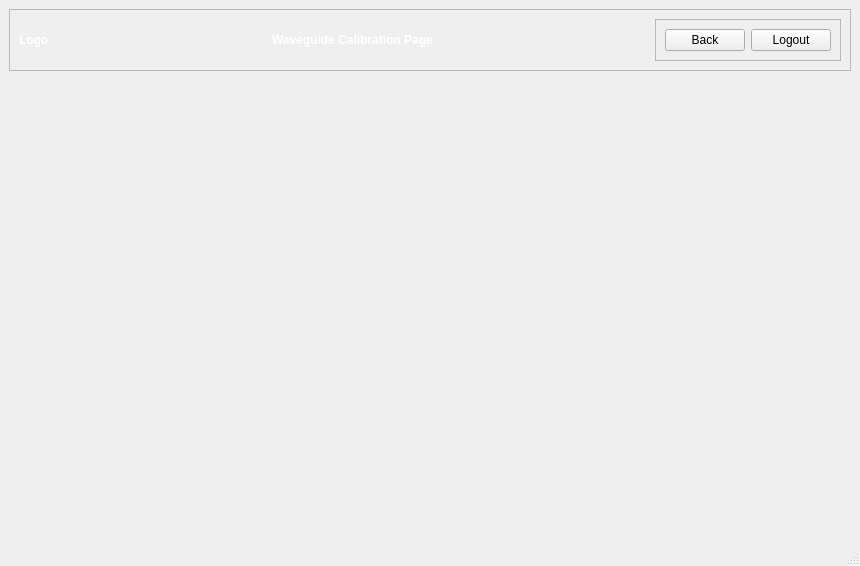
<?xml version="1.0" encoding="UTF-8"?>
<ui version="4.0">
 <class>MainWindow</class>
 <widget class="QMainWindow" name="MainWindow">
  <property name="geometry">
   <rect>
    <x>0</x>
    <y>0</y>
    <width>860</width>
    <height>566</height>
   </rect>
  </property>
  <property name="windowTitle">
   <string>MainWindow</string>
  </property>
  <property name="styleSheet">
   <string notr="true">QLabel {
    color: white;
	font-weight: bold;
}</string>
  </property>
  <widget class="QWidget" name="centralwidget">
   <layout class="QVBoxLayout" name="verticalLayout">
    <item>
     <widget class="QFrame" name="frame">
      <property name="frameShape">
       <enum>QFrame::StyledPanel</enum>
      </property>
      <property name="frameShadow">
       <enum>QFrame::Raised</enum>
      </property>
      <layout class="QHBoxLayout" name="horizontalLayout_2">
       <item>
        <widget class="QLabel" name="XymaLogoLabel">
         <property name="text">
          <string>Logo</string>
         </property>
        </widget>
       </item>
       <item>
        <spacer name="horizontalSpacer">
         <property name="orientation">
          <enum>Qt::Horizontal</enum>
         </property>
         <property name="sizeHint" stdset="0">
          <size>
           <width>202</width>
           <height>20</height>
          </size>
         </property>
        </spacer>
       </item>
       <item>
        <widget class="QLabel" name="label">
         <property name="text">
          <string>Waveguide Calibration Page</string>
         </property>
        </widget>
       </item>
       <item>
        <spacer name="horizontalSpacer_2">
         <property name="orientation">
          <enum>Qt::Horizontal</enum>
         </property>
         <property name="sizeHint" stdset="0">
          <size>
           <width>202</width>
           <height>20</height>
          </size>
         </property>
        </spacer>
       </item>
       <item>
        <widget class="QFrame" name="frame_2">
         <property name="frameShape">
          <enum>QFrame::StyledPanel</enum>
         </property>
         <property name="frameShadow">
          <enum>QFrame::Raised</enum>
         </property>
         <layout class="QHBoxLayout" name="horizontalLayout">
          <item>
           <widget class="QPushButton" name="waveguideBackButton">
            <property name="text">
             <string>Back</string>
            </property>
           </widget>
          </item>
          <item>
           <widget class="QPushButton" name="waveguideLogoutButton">
            <property name="text">
             <string>Logout</string>
            </property>
           </widget>
          </item>
         </layout>
        </widget>
       </item>
      </layout>
     </widget>
    </item>
    <item>
     <spacer name="verticalSpacer">
      <property name="orientation">
       <enum>Qt::Vertical</enum>
      </property>
      <property name="sizeHint" stdset="0">
       <size>
        <width>20</width>
        <height>424</height>
       </size>
      </property>
     </spacer>
    </item>
   </layout>
  </widget>
  <widget class="QMenuBar" name="menubar">
   <property name="geometry">
    <rect>
     <x>0</x>
     <y>0</y>
     <width>860</width>
     <height>26</height>
    </rect>
   </property>
  </widget>
  <widget class="QStatusBar" name="statusbar"/>
 </widget>
 <resources/>
 <connections/>
</ui>
